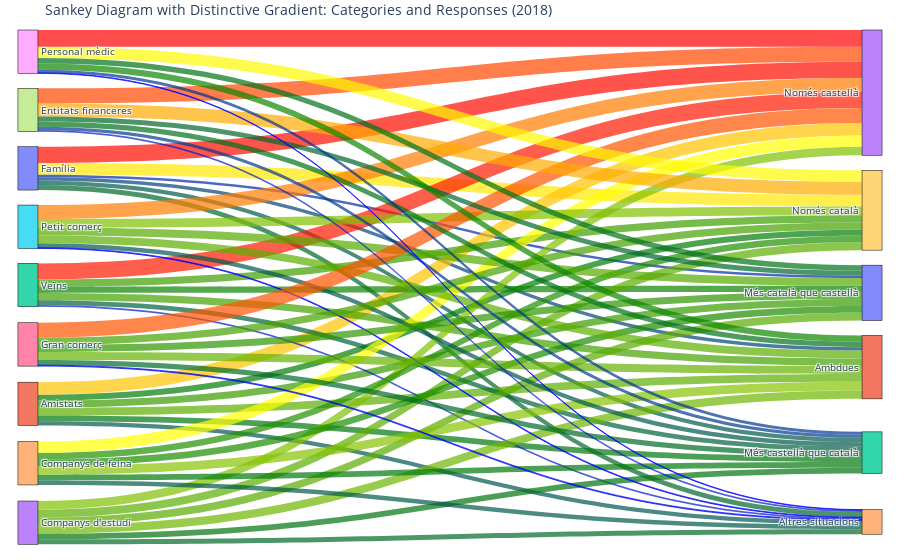

The cell this chart's notebook holds for it:
### Code cell
import plotly.graph_objects as go
import matplotlib.colors as mcolors
import matplotlib.cm as cm
import numpy as np

# Define nodes: categories + answers
categories = ["Família", "Amistats", "Veïns", "Companys d'estudi", "Companys de feina",
              "Petit comerç", "Gran comerç", "Entitats financeres", "Personal mèdic"]
answers = ["Només català", "Més català que castellà", "Ambdues", 
           "Més castellà que català", "Només castellà", "Altres situacions"]

# Combine all nodes into one list
nodes = categories + answers

# Map nodes to indices
node_indices = {node: idx for idx, node in enumerate(nodes)}

data = []
for i in categories:
    ambit = []
    for k in (df2018.loc[i]):
        ambit.append(k)
    data.append(ambit)
data

# Create links
source = []
target = []
value = []

for i, category in enumerate(categories):
    for j, answer in enumerate(answers):
        source.append(node_indices[category])
        target.append(node_indices[answer])
        value.append(data[i][j])

# Generate a more distinctive color gradient
# Create a custom colormap (Yellow → Red → Blue → Purple)
colors_list = ["blue","green","yellow", "red",]
custom_cmap = mcolors.LinearSegmentedColormap.from_list("custom_cmap", colors_list)

# Normalize the values for the colormap
norm = mcolors.Normalize(vmin=min(value), vmax=max(value))

# Map the values to the gradient and convert to rgba
colors = [
    f"rgba({int(r*255)}, {int(g*255)}, {int(b*255)}, 0.7)"
    for r, g, b, _ in custom_cmap(norm(value))
]

# Create the Sankey diagram
fig = go.Figure(go.Sankey(
    arrangement="snap",
    node=dict(
        pad=15,
        thickness=20,
        line=dict(color="black", width=0.5),
        label=nodes
    ),
    link=dict(
        source=source,
        target=target,
        value=value,
        color=colors  # Apply the custom gradient colors
    )
))

fig.update_layout(
    title_text="Sankey Diagram with Distinctive Gradient: Categories and Responses (2018)",
    font_size=10,
    margin=dict(l=20, r=20, t=30, b=20),
)

fig.show()

### Figure 1 — Plotly figure (JSON) as saved in the notebook; plotly's stock layout.template omitted (floating-point values rounded to 4 significant figures)
{"data": [{"arrangement": "snap", "link": {"color": ["rgba(255, 231, 0, 0.7)", "rgba(0, 43, 168, 0.7)", "rgba(0, 66, 122, 0.7)", "rgba(0, 90, 74, 0.7)", "rgba(255, 12, 0, 0.7)", "rgba(0, 105, 45, 0.7)", "rgba(0, 124, 6, 0.7)", "rgba(57, 156, 0, 0.7)", "rgba(93, 174, 0, 0.7)", "rgba(0, 120, 15, 0.7)", "rgba(255, 195, 0, 0.7)", "rgba(0, 87, 81, 0.7)", "rgba(62, 159, 0, 0.7)", "rgba(12, 133, 0, 0.7)", "rgba(69, 162, 0, 0.7)", "rgba(0, 97, 60, 0.7)", "rgba(255, 26, 0, 0.7)", "rgba(0, 24, 207, 0.7)", "rgba(93, 174, 0, 0.7)", "rgba(90, 172, 0, 0.7)", "rgba(110, 183, 0, 0.7)", "rgba(0, 118, 17, 0.7)", "rgba(129, 192, 0, 0.7)", "rgba(0, 106, 41, 0.7)", "rgba(33, 144, 0, 0.7)", "rgba(27, 141, 0, 0.7)", "rgba(135, 195, 0, 0.7)", "rgba(0, 121, 12, 0.7)", "rgba(255, 255, 0, 0.7)", "rgba(0, 91, 72, 0.7)", "rgba(129, 192, 0, 0.7)", "rgba(86, 171, 0, 0.7)", "rgba(93, 174, 0, 0.7)", "rgba(0, 88, 78, 0.7)", "rgba(255, 126, 0, 0.7)", "rgba(0, 3, 249, 0.7)", "rgba(69, 162, 0, 0.7)", "rgba(45, 150, 0, 0.7)", "rgba(102, 178, 0, 0.7)", "rgba(0, 108, 39, 0.7)", "rgba(255, 84, 0, 0.7)", "rgba(0, 7, 240, 0.7)", "rgba(255, 171, 0, 0.7)", "rgba(0, 105, 45, 0.7)", "rgba(0, 114, 26, 0.7)", "rgba(0, 57, 141, 0.7)", "rgba(255, 72, 0, 0.7)", "rgba(0, 28, 198, 0.7)", "rgba(255, 249, 0, 0.7)", "rgba(0, 115, 24, 0.7)", "rgba(14, 135, 0, 0.7)", "rgba(0, 55, 144, 0.7)", "rgba(255, 0, 0, 0.7)", "rgba(0, 0, 255, 0.7)"], "source": [0, 0, 0, 0, 0, 0, 1, 1, 1, 1, 1, 1, 2, 2, 2, 2, 2, 2, 3, 3, 3, 3, 3, 3, 4, 4, 4, 4, 4, 4, 5, 5, 5, 5, 5, 5, 6, 6, 6, 6, 6, 6, 7, 7, 7, 7, 7, 7, 8, 8, 8, 8, 8, 8], "target": [9, 10, 11, 12, 13, 14, 9, 10, 11, 12, 13, 14, 9, 10, 11, 12, 13, 14, 9, 10, 11, 12, 13, 14, 9, 10, 11, 12, 13, 14, 9, 10, 11, 12, 13, 14, 9, 10, 11, 12, 13, 14, 9, 10, 11, 12, 13, 14, 9, 10, 11, 12, 13, 14], "value": [27.2, 5.6, 7.8, 10.1, 37.7, 11.6, 13.4, 16.5, 18.3, 13.1, 28.9, 9.8, 16.8, 14.3, 17.1, 10.9, 37, 3.8, 18.2, 18.1, 19.1, 12.9, 19.9, 11.7, 15.3, 15.1, 20.2, 13.2, 26, 10.3, 19.9, 18, 18.2, 10, 32.2, 1.8, 17.1, 15.9, 18.7, 11.9, 34.3, 2.2, 30.1, 11.6, 12.4, 7, 34.8, 4.2, 26.4, 12.6, 14.5, 6.8, 38.4, 1.4]}, "node": {"label": ["Família", "Amistats", "Veïns", "Companys d'estudi", "Companys de feina", "Petit comerç", "Gran comerç", "Entitats financeres", "Personal mèdic", "Només català", "Més català que castellà", "Ambdues", "Més castellà que català", "Només castellà", "Altres situacions"], "line": {"color": "black", "width": 0.5}, "pad": 15, "thickness": 20, "x": [0.009234, 0.009234, 0.009234, 0.009234, 0.009234, 0.009234, 0.009234, 0.009234, 0.009234, 0.9908, 0.9908, 0.9908, 0.9908, 0.9908, 0.9908], "y": [0.2671, 0.733, 0.5001, 0.966, 0.8495, 0.3836, 0.6165, 0.1506, 0.03407, 0.3274, 0.5046, 0.6559, 0.8287, 0.09844, 0.9645]}, "type": "sankey"}], "layout": {"autosize": true, "font": {"size": 10}, "margin": {"b": 20, "l": 20, "r": 20, "t": 30}, "title": {"text": "Sankey Diagram with Distinctive Gradient: Categories and Responses (2018)"}}}
